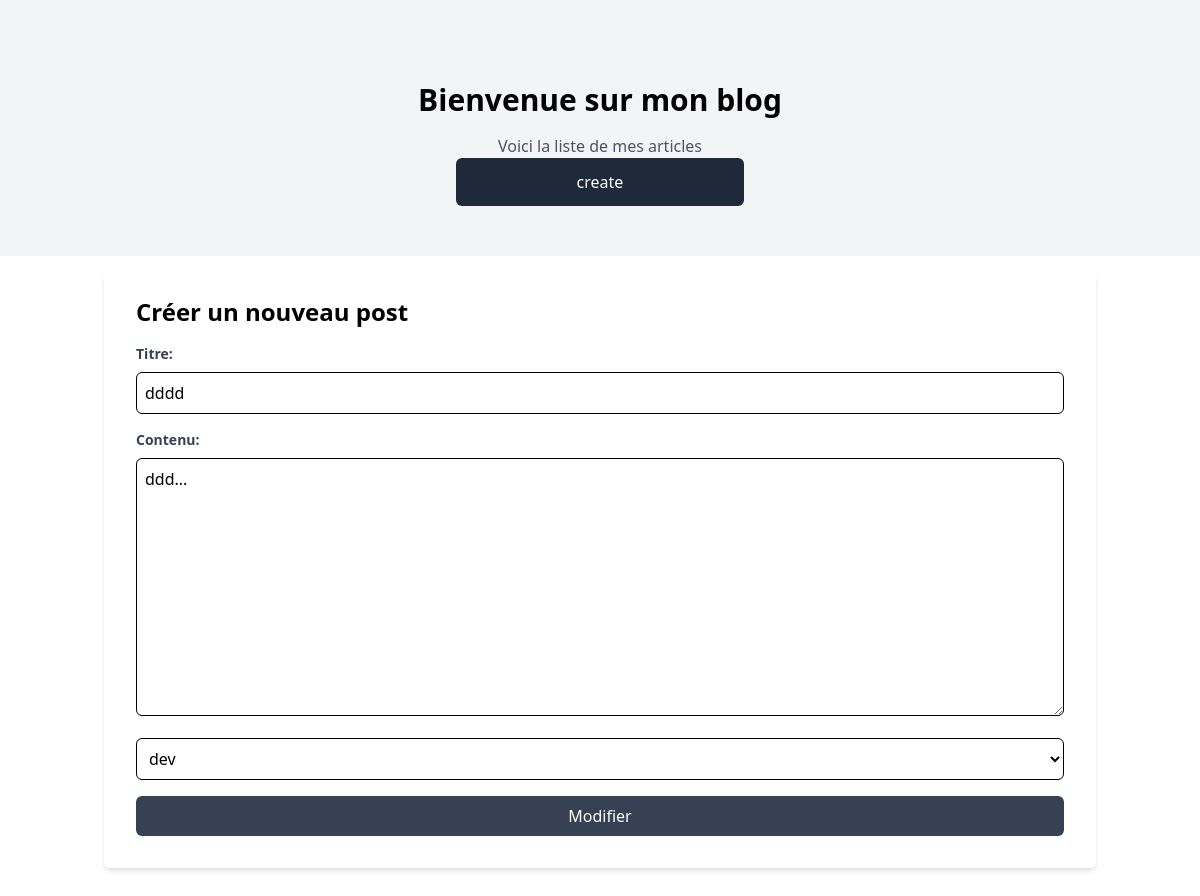
The page /update/14/ on the database as committed earlier.
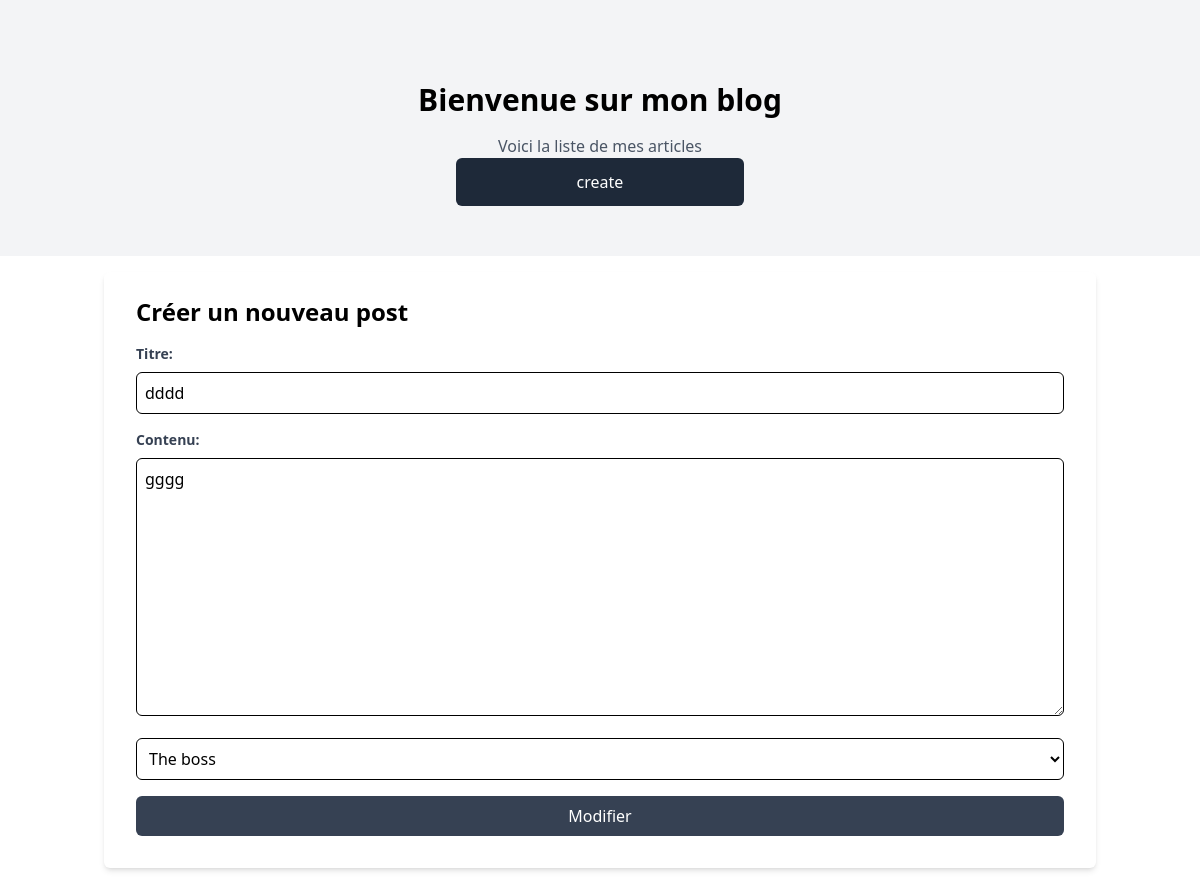
The same page on the database as committed later.
### interface/models.py (models this page shows, shortened)
class Post(models.Model):
    title = models.CharField(max_length=200)
    category = models.ForeignKey(Category, on_delete=models.CASCADE)
    content = models.TextField()
    user = models.ForeignKey(User, related_name='user',  on_delete=models.CASCADE)
    created_at = models.DateTimeField(auto_now_add=True)

### interface/views.py (the view)
# urls.py: path('update/<int:post_id>/', views.update_post, name='update_post'),
def update_post(request, post_id):
    postRepo = PostRepository()
    postUseCase = PostUseCase(postRepo)
    post = postUseCase.get_post_by_id(post_id)
    if not post:
        return redirect('index')
    if request.method == 'POST':
        form = PostForm(request.POST, instance=post)
        if form.is_valid():
            data = form.cleaned_data
            data['category_id'] = data['category'].id
            del data['category']
            postUpdateUseCase = PostUpdateUseCase(postRepo)
            postUpdateUseCase.update_post(post_id, **data, user_id=request.user.id)
            return redirect('index')
    else:
        form = PostForm(instance=post)
    return render(request, 'interface/post_update.html', {'form': form, 'post': post})

### interface/forms.py
class PostForm(forms.ModelForm):
    title = forms.CharField(max_length=200, required=True, label='Title',
    widget=forms.TextInput(attrs={'placeholder': 'Enter post title', 'class': 'py-2 px-2 w-full border rounded-md focus:outline-none focus:ring-2 focus:ring-blue-500'}))
    content = forms.CharField( required=True, label='Content', widget=forms.Textarea(attrs={'placeholder':'Write your post content here',
                                                                                                                 'class': 'py-2 px-2 w-full  border rounded-md focus:outline-none focus:ring-2 focus:ring-blue-500'}))
    class Meta:
        model = Post
        fields = ['title', 'content', 'category']
        widgets = {
            'category': forms.Select(attrs={'class': 'py-2 px-2 w-full border rounded-md focus:outline-none focus:ring-2 focus:ring-blue-500'}),
        }

### application/use_case.py (called while the page is built)
    def get_post_by_id(self, post_id):
        post = self.post_repository.get_post_by_id(post_id)
        return post if post else None

### infrastructure/repositories.py (called while the page is built)
    def get_post_by_id(self, post_id):
        try:
            return Post.objects.get(id=post_id)
        except Post.DoesNotExist:
            return None

### interface/models.py (called while the page is built)
    def __str__(self):
        return self.name

### interface/templates/interface/post_update.html (shortened to what this page needs)
{% extends 'base.html' %}
{% block content %}
    <div class="flex items-center justify-center bg-gray-100 h-64">
      <div class="text-center md:flex flex-col items-center">
          <h1 class="text-3xl font-bold text-center mt-8">Bienvenue sur mon blog</h1>
      <p class="text-center text-gray-600 mt-4">Voici la liste de mes articles</p>
       <a class="py-3 px-2 rounded-md bg-gray-800 w-72 text-white " href="{% url 'post_create' %}">create</a>
      </div>
   </div>
        <div class="container mx-auto p-4">
        <form action="" method="post" class="bg-white shadow-md rounded-md px-8 pt-6 pb-8 mb-4">
             <h2 class="text-2xl font-bold mb-4">Créer un nouveau post</h2>
             <div class="mb-4">
                 <label for="title" class="block text-gray-700 text-sm font-bold mb-2">Titre:</label>
                 {{ form.title }}
             </div>
             <div class="mb-4">
                 <label for="content" class="block text-gray-700 text-sm font-bold mb-2">Contenu:</label>
                 {{ form.content }}
             </div>
             <div class="mb-4 ">
                {{ form.category }}
             </div>
             <button class="py-2 px-3 w-full  rounded-md  bg-gray-700 text-white" type="submit">Modifier</button>
        </form>
    </div>
{% endblock content %}

### interface/templates/base.html (shortened to what this page needs)
<!DOCTYPE html>
<html lang="en">
<head>
     <script src="https://cdn.jsdelivr.net/npm/@tailwindcss/browser@4"></script>
</head>
<body>
    {% block content %}
    {% endblock content %}
</body>
</html>

Rows that differ between the two databases and show on the page:
changed Post "dddd": content "ddd..." → "gggg"; category "dev" → "The boss"
